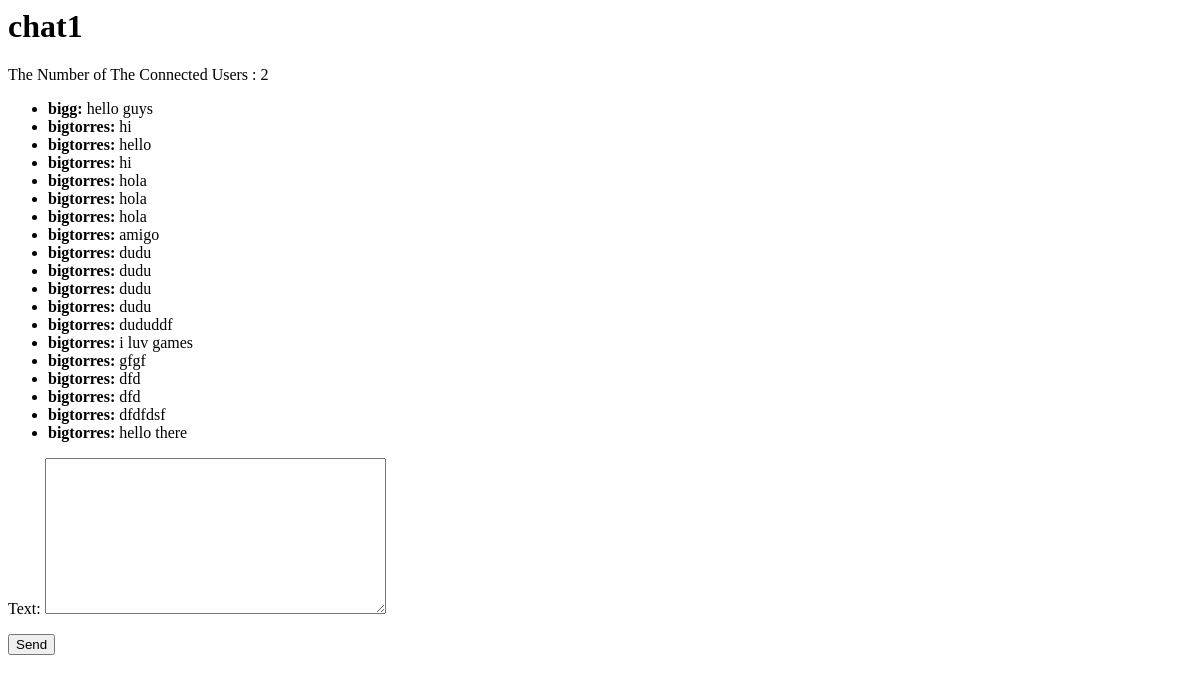
/chat/1/, run on an earlier commit of the app's database.
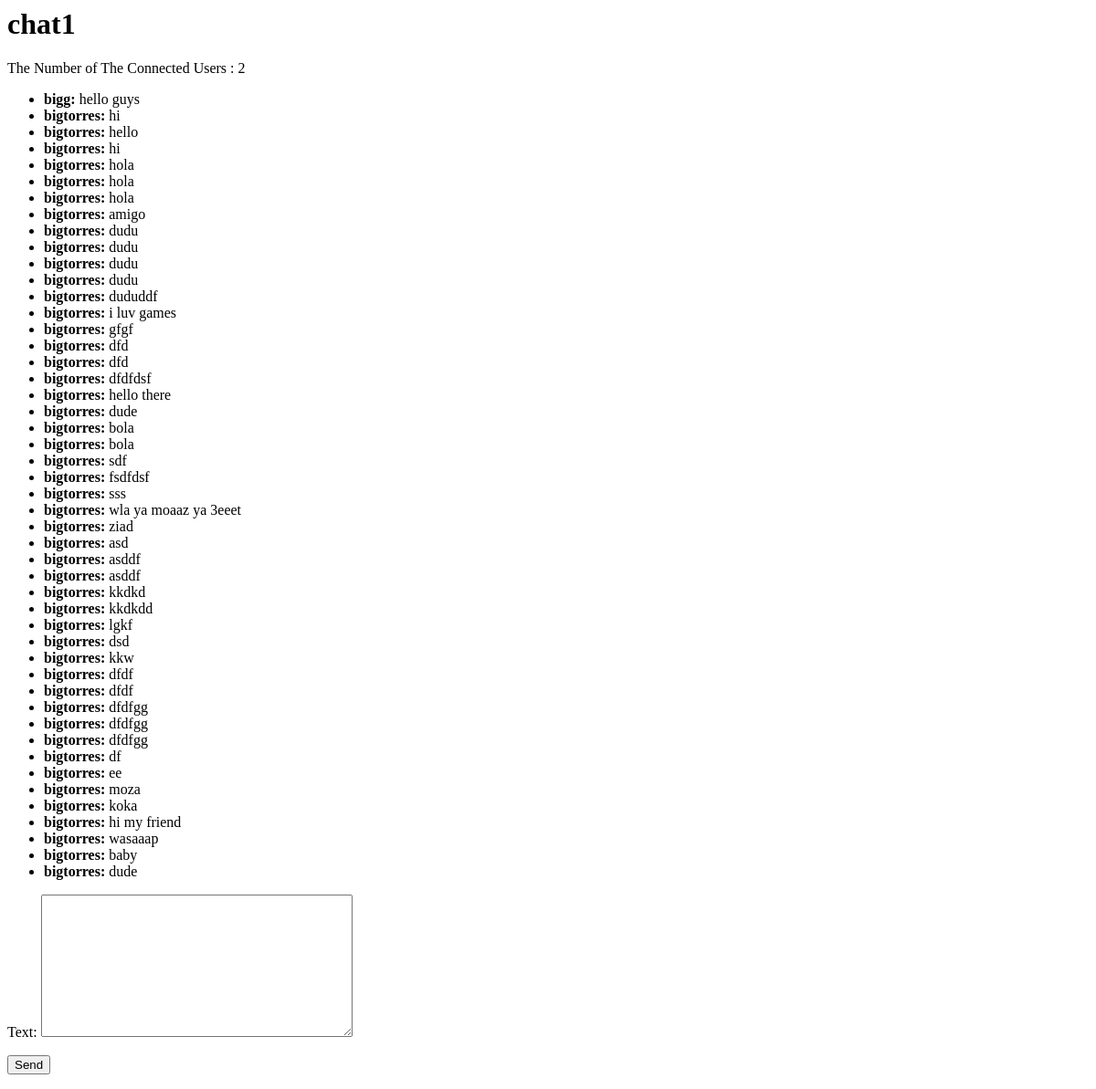
And on a later commit of the database.
### chat/models.py (models this page shows, shortened)
class ChatRoom(models.Model):
    name = models.CharField(max_length=50)
    participants = models.ManyToManyField(settings.AUTH_USER_MODEL)

class Message(models.Model):
    text = models.TextField()
    sender = models.ForeignKey(settings.AUTH_USER_MODEL, on_delete=models.CASCADE)
    chat_room = models.ForeignKey(
        ChatRoom, on_delete=models.CASCADE, related_name="chat_room"
    )
    timestamp = models.DateTimeField(auto_now_add=True)

### accounts/models.py (models this page shows)
class CustomUser(AbstractBaseUser, PermissionsMixin):
    username = models.CharField(unique=True, max_length=30)
    email = models.EmailField(unique=True)
    first_name = models.CharField(max_length=30)
    last_name = models.CharField(max_length=30)
    profile_image = models.ImageField(
        upload_to="static/images", blank=True, null=True, default=None
    )
    is_active = models.BooleanField(default=True)
    is_staff = models.BooleanField(default=False)
    date_joined = models.DateTimeField(auto_now_add=True, null=True, blank=True)
    age = models.PositiveIntegerField(null=True, blank=True)
    objects = CustomUserManager()
    USERNAME_FIELD = "username"
    REQUIRED_FIELDS = ["email", "first_name", "last_name"]
    def __str__(self):
        return self.username

### chat/views.py (the view, shortened to what this page needs)
# urls.py: path("chat/<int:chat_id>/", ChatRoomDetail, name="chat_room-detail"),
def ChatRoomDetail(request, chat_id):
    chat = get_object_or_404(ChatRoom, pk=chat_id)
    messages = get_list_or_404(Message, chat_room=chat)
    form = MessageForm()
    if request.method == "POST":
        return SendMessageView(request, chat, form)
    return render(
        request,
        "chat_room_detail.html",
        context={"chat": chat, "messages": messages, "form": form},
    )

### chat/forms.py
class MessageForm(forms.ModelForm):
    class Meta:
        model = Message
        fields = ["text"]

### templates/chat_room_detail.html (shortened to what this page needs)
{% block content %}
<div>
    <h1>{{chat.name}}</h1>
    <p>The Number of The Connected Users : {{chat.participants.count}}</p>
    <ul id="chat-log">
        {% for message in messages %}
            <li><strong>{{message.sender}}:</strong> {{message.text}}</li>
        {% endfor %}
    </ul>
    {% include "send_message.html" %}
</div>
{% endblock content %}

### templates/send_message.html (shortened to what this page needs)
<form action="" method = "post" id= "message-form">
    {{form.as_p}}
    <button type= "submit">Send</button>
</form>

What changed in the data, as far as the page shows it:
added Message: sender "bigtorres", text "dude"
added Message: sender "bigtorres", text "bola"
added Message: sender "bigtorres", text "bola"
added Message: sender "bigtorres", text "sdf"
added Message: sender "bigtorres", text "fsdfdsf"
added Message: sender "bigtorres", text "sss"
added Message: sender "bigtorres", text "wla ya moaaz ya 3eeet"
added Message: sender "bigtorres", text "ziad"
added Message: sender "bigtorres", text "asd"
added Message: sender "bigtorres", text "asddf"
added Message: sender "bigtorres", text "asddf"
added Message: sender "bigtorres", text "kkdkd"
added Message: sender "bigtorres", text "kkdkdd"
added Message: sender "bigtorres", text "lgkf"
added Message: sender "bigtorres", text "dsd"
added Message: sender "bigtorres", text "kkw"
added Message: sender "bigtorres", text "dfdf"
added Message: sender "bigtorres", text "dfdf"
added Message: sender "bigtorres", text "dfdfgg"
added Message: sender "bigtorres", text "dfdfgg"
added Message: sender "bigtorres", text "dfdfgg"
added Message: sender "bigtorres", text "df"
added Message: sender "bigtorres", text "ee"
added Message: sender "bigtorres", text "moza"
added Message: sender "bigtorres", text "koka"
added Message: sender "bigtorres", text "hi my friend"
added Message: sender "bigtorres", text "wasaaap"
added Message: sender "bigtorres", text "baby"
added Message: sender "bigtorres", text "dude"
